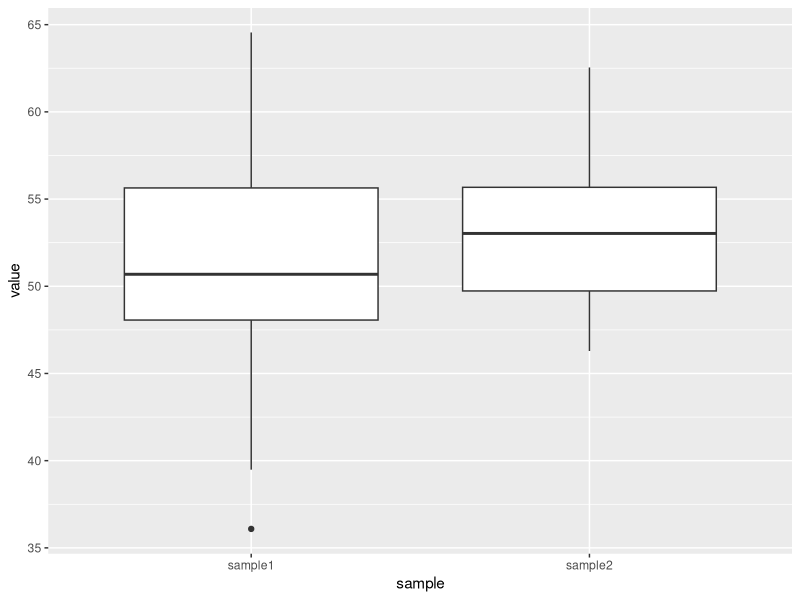
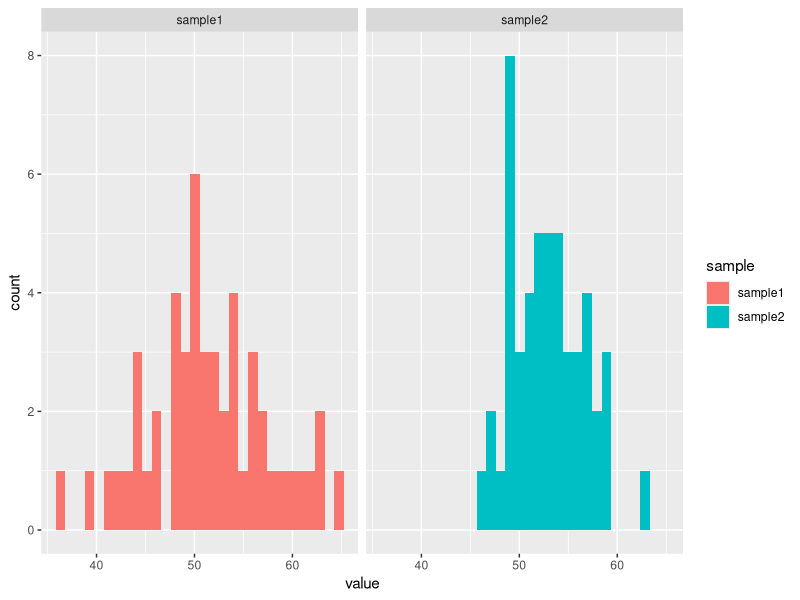

Here is the R script that generated these plots, in order:
## ---- chunk 1
library(tidyverse)

sample1<-data.frame(sample1=rnorm(50, mean=51.7, sd=6))
sample2<-data.frame(sample2=rnorm(50, mean=53.4, sd=3))

sample<-bind_cols(sample1,sample2) #Combine the two variables
## ---- chunk 2
sample_long<-sample %>% gather(key="sample",value="value")
ggplot(sample_long,aes(y=value,x=sample)) + geom_boxplot() 
ggplot(sample_long,aes(x=value, fill=sample)) + 
  geom_histogram() + 
  facet_wrap(~sample)
## ---- chunk 3
t.test(sample1, sample2, var.equal=TRUE) 
t.test(sample1, sample2, var.equal=FALSE) 
## ---- chunk 4
sample2<-data.frame(sample2=rnorm(50, mean=53.4, sd=50))
t.test(sample1, sample2, var.equal=FALSE)
## ---- chunk 5
sample1<-data.frame(sample1=rnorm(50, mean=51.7, sd=6))
sample2<-data.frame(sample2=rnorm(50, mean=53.4, sd=3))

t.test(sample1, sample2, var.equal=FALSE, alternative="two.sided")
t.test(sample1, sample2, var.equal=FALSE, alternative="greater")
t.test(sample1, sample2, var.equal=FALSE, alternative="less")
## ---- chunk 6
prop1<-data.frame(coin1=rbinom(100, 1 , .5)) #Regular coin
prop2<-data.frame(coin2=rbinom(100, 1 ,.75)) #Altered coin

prop_sample<-bind_cols(prop1,prop2) #Combine the two variables
prop_samplelong<-prop_sample %>% gather(key="coin",value="result") #Reshape the dataset so all values are in one column
## ---- chunk 7
prop_sample.table<-prop_samplelong %>%
  group_by(coin,result) %>%
  summarise(count=n()) %>%
  spread(result,count) %>%
  mutate(total=`0`+`1`)
prop.test(prop_sample.table$`1`,prop_sample.table$total) #Run prop.test on the table
## ---- chunk 8
stream.1990<-c(334, 231, 261, 215, 209, 336, 393, 141, 185, 242, 122, 195, 421, 226)
stream.2010<-c(316, 217, 226, 176, 215, 327, 335, 155, 128, 244, 129, 175, 379, 196)
t.test(stream.1990, stream.2010, paired=TRUE) 
## ---- chunk 9
t.test(stream.1990, stream.2010)
## ---- chunk 10
mon<-c(12.4, 13.9, 14.6, 11.3, 18.1, 15.2, 13.9)
wed<-c(10.7, 11.1, 16.2, 12.5, 10.8, 16.7, 12.7)
## ---- chunk 11
prepolicy<-c(398,413,521,645,513,310)
postpolicy<-c(375,403,410,552,406,308)
